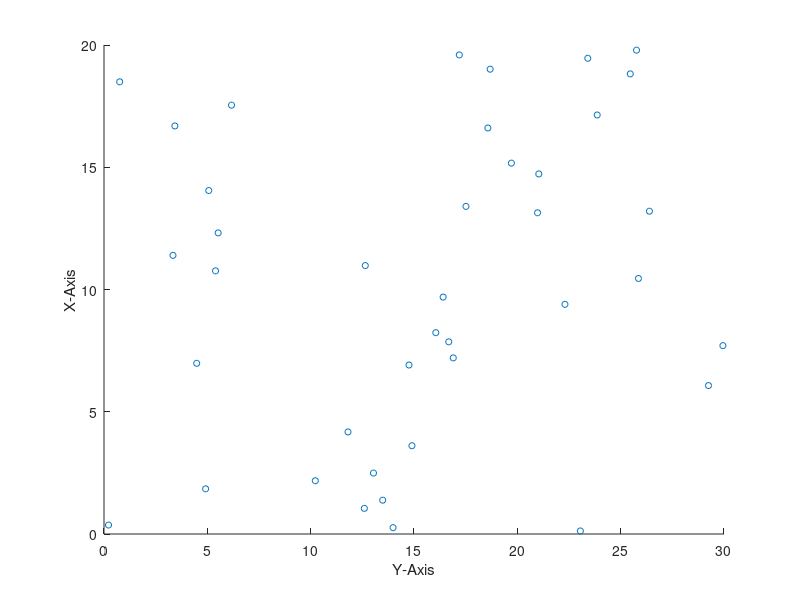

The MATLAB source for this figure:
n = 20; % number of rows in big block
m = 30; % number of columns in each big block
points = 40;
r = 1.2;
fprintf("number of layers of cells = %d\ninitial number of cells on the main branch = %d",n,m);
x = 0;
v = 1.5;
x = m*rand(points,1);   % x coordinates of the points
y = n*rand(points,1);   % y coordinates of the points
figure;
scatter(x,y,20);
xlim([0,m]);
ylim([0 n]);
xlabel("Y-Axis");
ylabel("X-Axis");
pause(10);
hold off;
